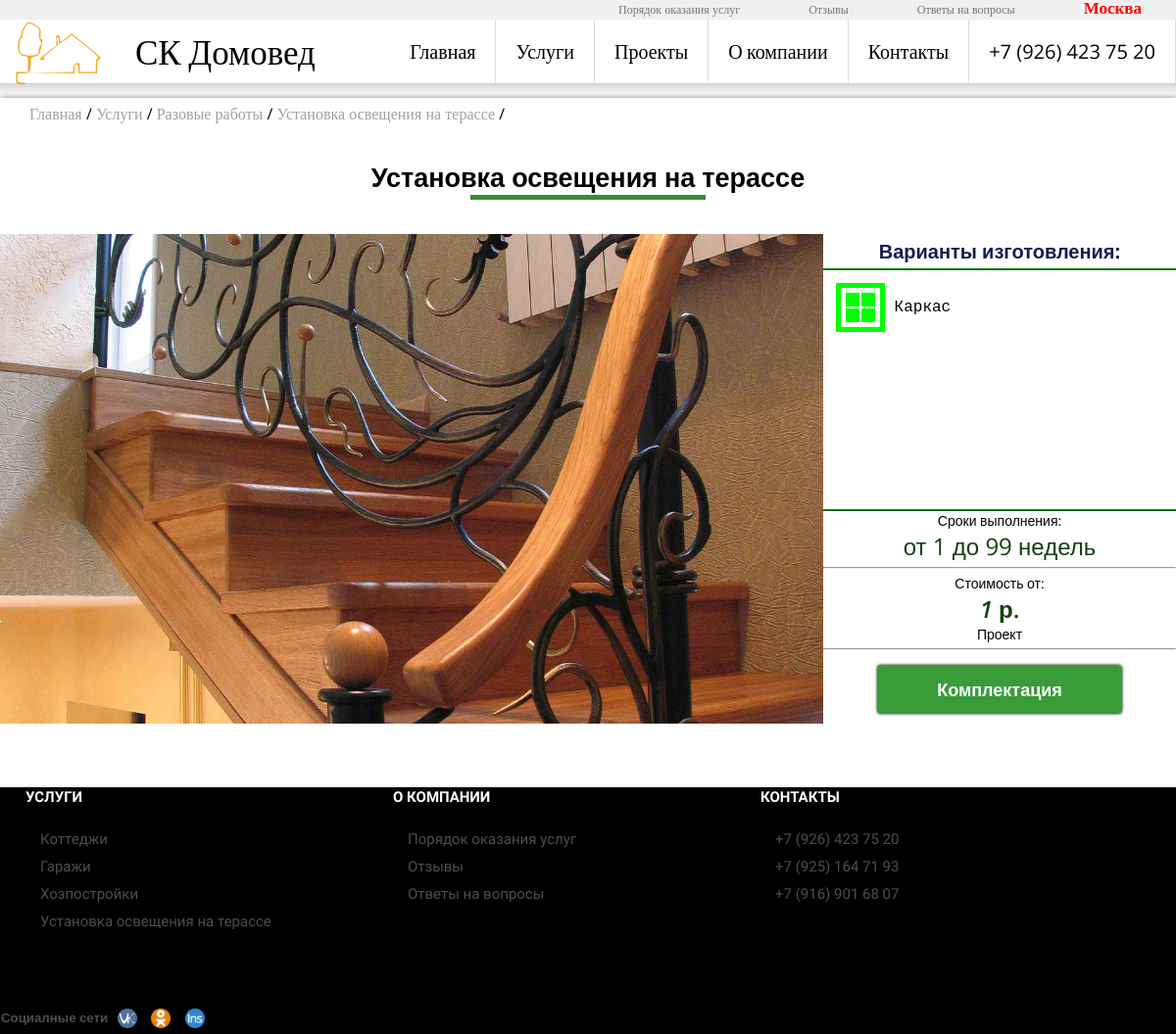
Page /service/razovye-raboty/ustanovka-osvesheniya-na-terasse/ on the committed database.
### service/models.py (models this page shows, shortened)
class BaseCategory(models.Model):
        name = models.CharField(default="Название категории/услуги", max_length=50, verbose_name="Название категории/услуги")
        title= models.CharField(default="Заголовок страницы!", max_length=80,verbose_name="Title")
        boolVisible = models.BooleanField(default=False, verbose_name="Опубликовать")
        metaDescription = models.CharField(default="Категория", max_length=50, verbose_name="meta Description")
        keywords = models.CharField(max_length=180, blank=True, null=True)
        boolShowOnMain = models.BooleanField(default=False, verbose_name="Публиковать вместе с категориями")
        slug = models.CharField(unique=True,max_length=200)
        class Meta:
            abstract = True

class Category(BaseCategory):
    description=models.CharField(default="", max_length=300,verbose_name="Описание")
    boolShowOnMain = models.BooleanField(default=False, verbose_name="Публиковать вместе с категориями")
    image = models.ImageField(upload_to=make_upload_path,
                              blank=True,
                              default='',
                              verbose_name="Картинка")
    image_small = ImageSpecField(source='image',
                                 processors=[ResizeToFill(250, 250)],
                                 format='JPEG',
                                 options={'quality': 60})
    image_large = ImageSpecField(source='image',
                                 processors=[ResizeToFill(840, 500)],
                                 format='JPEG',
                                 options={'quality': 60})
    class Meta:
        verbose_name="Категория"
        verbose_name_plural="Категории"

class SubCategory(BaseCategory):
    category=models.ForeignKey(Category,default=1)
    description=models.TextField(default="",verbose_name="Комплектация")
    image = models.ImageField(upload_to=make_upload_path,
                              blank=True,
                              default='',
                              verbose_name="Картинка")
    image_small = ImageSpecField(source='image',
                                 processors=[ResizeToFill(250, 250)],
                                 format='JPEG',
                                 options={'quality': 60})
    image_middle = ImageSpecField(source='image',
                                 processors=[ResizeToFill(660, 500)],
                                 format='JPEG',
                                 options={'quality': 100})
    image_large = ImageSpecField(source='image',
                                 processors=[ResizeToFill(840, 500)],
                                 format='JPEG',
                                 options={'quality': 70})
    class Meta:
        verbose_name="Подкатегория"
        verbose_name_plural="Подкатегории"

class Service(BaseCategory):
    category=models.ForeignKey(SubCategory)
    duration=models.CharField(default="от 1 до 99 недель", max_length=30, verbose_name="Сроки")
    material=models.ForeignKey(Material,verbose_name="Основной материал")
    price=models.IntegerField(default=1,verbose_name="Стоимость от")
    priceunit=models.ForeignKey(PriceUnit,null=True,verbose_name="Единица измерения")
    class Meta:
        verbose_name_plural="Услуги"
        verbose_name="Услуга"

class Material(models.Model):
    name = models.CharField(default="Материал", max_length=50, verbose_name="Материал")
    image = models.ImageField(upload_to=make_upload_path,
                              blank=True,
                              default='',
                              verbose_name="Картинка")
    class Meta:
        verbose_name="Материал"
        verbose_name_plural="Материалы"

class PriceUnit(models.Model):
    name = models.CharField(default="Стоимость проекта/м^2", max_length=50, verbose_name="Стоимость проекта/м^2")
    class Meta:
        verbose_name = "Единица измерения"
        verbose_name_plural = "Едицы измерения"

### service/views.py (the view)
# urls.py: url(r'^(?P<url>[-\w]+)/(?P<suburl>[-\w]+)/$', Services,name="Services"),
def Services(requeste,url,suburl):
    args = {}
    subcat=SubCategory.objects.filter(slug=suburl).first()
    cat=subcat.category
    if subcat is not None:
        args['title']=subcat.title
        args['subcat']=subcat
        args['services']=Service.objects.filter(category=subcat)
        args['images']=ImagesSub.objects.filter(category=subcat)
        args['namePage'] = subcat.name
        args['Crops']=[['Услуги','service'],[cat.name,cat.slug],[subcat.name,subcat.slug]]
    else:
        args['title'] = "Извините, запрошенный адресс не существует"
    return render_to_response("Services.html", args)

### good/templatetags/goodtags.py (called while the page is built)
@register.inclusion_tag('breadcrops.html')
def breadcrops(listing):
    url=''
    for cr in listing:
        url=url+'/'+cr[1]
        cr[1]=url
    crops=listing
    leng=len(crops)
    return {'crops':crops,'leng':leng}

### service/templatetags/servicetags.py (called while the page is built)
@register.inclusion_tag("footerListService.html")
def footerListService():
    args={}
    category=Category.objects.filter(boolVisible=True)[0:5]
    args['category']=category
    if category.count()<5:
        count=5-category.count()
        args['subcategory']=SubCategory.objects.filter(boolVisible=True, boolShowOnMain=True)[0:count]
    return args

### service/templates/Services.html (shortened to what this page needs)
{% extends 'base.html' %}
{% load staticfiles %}
{% load goodtags %}
{% block 'content' %}
  <div class="sectionIndex">
    <div class="titleName">
			<h2>{{ namePage }}
				<div class="linetitlename"></div>
			</h2>
    </div>
<div class="listing">
        <div class="photolist">
               <div class="galery">
                   <div class="display">
                     <div class="slide">
                       <div class="image" style="background-image: url({{ subcat.image_large.url }})"></div>
                     </div>
                   </div>
               </div>
        </div>
        <div class="date">
            <div class="variantname">Варианты изготовления:</div>
        <div class="variants">
            {% for i in services %}
               <div class="material" for="{{ i.slug }}">
                 <img src="{{i.material.image.url}}" width='50px' title="{{ i.material.name }}" alt="{{ i.material.name }}"/>
                 <div>{{ i.material.name }}</div>
               </div>
        {% endfor %}
        </div>
        <div class="cost">
             {% for i in services %}
           <div class="moreCost" id="{{ i.slug }}">
              <div class="duration">
        <span>  Сроки выполнения: </span>
          <div>  {{ i.duration }}</div>
        </div>
     <span><hr>Стоимость от:<br>
                   <div class="price"><i>{{ i.price }} </i>р.</div> {{ i.priceunit.name }}</span>  <hr>
           </div>
        {% endfor %}
        </div>
            <div class="lookmore" style="">
                Комплектация
            </div>
        </div>
</div>
  </div>
{% endblock %}

### good/templates/breadcrops.html
<div class="breadcrops">
  <ul>
    {% if leng%}
      <li><a href="/">Главная</a> / </li>
    {%endif%}
    {%for crops in crops%}
      <li><a href="{{crops.1}}/">{{crops.0}}</a> / </li>
    {%endfor%}
  </ul>
</div>

### service/templates/footerListService.html
{% for i in category %}
    <a href="{% url 'ServiceCategory' i.slug %}"><li>{{ i.name }}</li></a>
{% endfor %}
{% for i in subcategory %}
    <a href="{% url 'Services' i.category.slug i.slug %}"><li>{{ i.name }}</li></a>
{% endfor %}

### good/static/css/style2.css (style rules this page uses)
hr { color: rgba(92, 92, 92,0.15); margin: 5px 0px; }
* { padding:0; margin: 0; }
a { color: black; text-decoration: none; font-family: 'Lora', serif; }
html { font-family: 'Open Sans', sans-serif; min-height: 100%; padding: 0px; position: relative; min-width:100%; background-color: rgba(149, 149, 149, 0.08); }
body { background-color: white; margin: auto; width: 1200px; min-height: 100%; border-radius: 4px!important; -webkit-box-shadow: 1px 1px 5px 1px rgba(0,0,0,0.5); box-shadow: 1px 1px 5px 1px rgba(0,0,0,0.5); }
footer ul li { font-family: 'Open Sans Condensed', sans-serif; font-size: 15px; list-style: none; margin-top: 10px; margin-left: 15px; color: rgba(113, 113, 113, 0.68); }
.sectionIndex { display: box; display: -ms-box; }
.breadcrops { padding-left: 30px; padding-top: 5px; }
.breadcrops ul { padding: 0; margin: 0; }
.breadcrops ul li { display: inline-block; list-style: none; }
.breadcrops>ul>li>a { text-decoration: none; color: rgba(65, 65, 65, 0.5); transition: 0.3s; }
.listing { max-width: 1200px; }
.listing::after { content:' '; clear: both; display: block; }
.titleName { width: 100%; margin: auto; }
.titleName>h2,.titleName>h1,.titleName>h3 { font-family: 'Open Sans', sans-serif; font-size: 27px; margin: 15px auto 35px auto; padding-top: 20px; text-align: center; }
.titleName .linetitlename { background-color: green; margin: auto; width: 20%; height: 5px; -webkit-transition: 1s; -o-transition: 1s; transition: 1s; background-color:#037203cc; }
.lookmore { font-family: 'Open Sans', sans-serif; color: white; height: 50px; line-height: 50px; font-size: 18px; font-weight: bolder; text-align:center; width: 250px; padding:0; background-color:rgba(0, 128, 0, 0.78); -webkit-transition: 0.3s; -o-transition: 0.3s; transition: 0.3s; border-radius: 4px; -webkit-box-shadow: 0px 0px 3px 0.1px rgba(0, 0, 0, 0.90); box-shadow: 0px 0px 3px 0.1px rgba(0, 0, 0, 0.90); }
.photolist { height: 500px; width: 840px; float: left; }
.photolist .galery { width: 100%; height: 100%; position: relative; }
.photolist .galery .display { position: relative; width: 100%; height: 100%; overflow: hidden; }
.photolist .galery .display .slide { position: absolute; top: 0; left: 0; width: 100%; }
.photolist .galery .display .slide .image { height: 500px; width: 100%; background-repeat: no-repeat; background-size: cover; background-position-x: 50%; background-position-y: 50%; }
div.date { float: left; height: 500px; width: 360px; position: relative; }
div.date>.variantname { font-size: 20px; font-weight: 700; border-bottom: 2px solid #037203; color: #121e53; width: 100%; height:35px; line-height: 35px; text-align: center; margin: auto; }
.cost { font-size: 14px; }
.cost .moreCost { border-top: 2px solid #037203; display: none; margin-top: 10px; text-align: center; position: absolute; width: 100%; bottom: 70px; }
.cost .price { font-size: 24px; font-weight: 600; color:#10420f; }
div.date>.variants { text-align: left; height: 240px; overflow-y: auto; }
div.date>.variants>.material { width: 80%; opacity: 0.5; font-size: 16px; font-family: "Bitstream Vera Sans Mono", Monaco, "Courier New", Courier, monospace; padding: 3px; line-height: 30px; margin: 10px; color: black; display: inline-block; }
div.date>.variants>.material>* { display: inline-block; height: 100%; line-height: 50px; vertical-align: middle; }
div.date>.variants>.material.active { opacity: 1; }
.duration { text-align: center; }
.duration>div { color: #10420f; font-size: 24px; margin:0px 10px; text-align: center; }
.duration>span { padding: 5px; }
div.date>.lookmore { margin: auto; position: absolute; bottom: 10px; left: 0; right: 0; }

### rows in the picture
Category: name "Разовые работы"
SubCategory: name "Установка освещения на терассе", name "Установка освещения на терассе", image_large (picture)
Service: material.image (picture), material.name "Каркас", duration "от 1 до 99 недель", price "1", priceunit.name "Проект"
Category: name "Коттеджи"
Category: name "Гаражи"
Category: name "Хозпостройки"

### other values in the picture
{{ crops.0 }} "Услуги"
